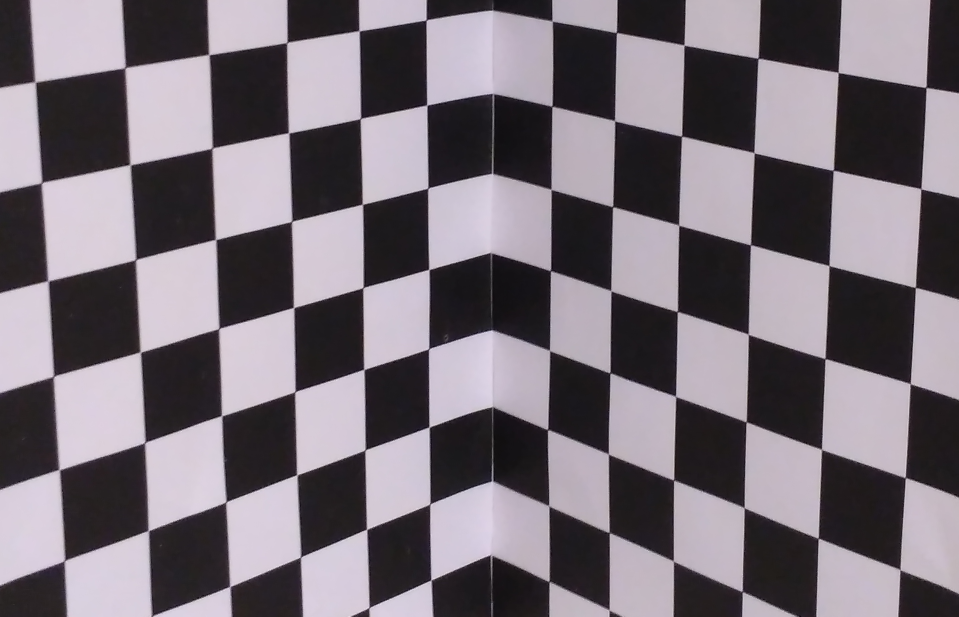
#> input picture Images/Fig1.png, 1918 x 1233 px, found by its file name (shown at 1/2 size)
$ jupyter execute --allow-errors 'Q1_3(UnDistortion code).ipynb'
#> lines starting #> are read from the running program, lines starting #| are printed output that depends on the picture; long printed decimals are rounded
[cell 1]
#Obtaining the undistorted image
import cv2
import numpy as np
import matplotlib.pyplot as plt

img = plt.imread('Fig1.png')
#> img is the input picture: shape (1233, 1918, 3) float32; mean R, G, B 0.47, 0.442, 0.471
gray = cv2.cvtColor(img,cv2.COLOR_BGR2GRAY)
pix=np.zeros((22,2),np.float32)
W=np.empty((22,3),np.float32)
K=np.array([[-4.02307643e+03, -6.51346316e+01, 960],
 [-0.00000000e+00, -3.99520617e+03,  616],
 [-0.00000000e+00, -0.00000000e+00,  1.00000000e+00]],np.float32)
temp_K = K.copy()
temp_K[ 0 , 1 ] = 0
temp_K[ 0 , 0 ] = abs(K[0,0])
temp_K[ 1 , 1 ] = abs(K[1,1])
objpoints=[]
imgpoints=[]
print(img.shape[1],img.shape[0])
#| 1918 1233
pix[:,0]=[852,853,855,857,857,858,859,861,249,260,271,280,290,296,1233,1228,1225,1221,1220,1216,1218,1217]
pix[:,1]=[40,210,377,539,698,854,1007,1160,136,330,519,704,885,1061,65,241,413,581,746,907,1065,1219]
W[:,0]=[0.028,0.028,0.028,0.028,0.028,0.028,0.028,0.028,0.14,0.14,0.14,0.14,0.14,0.14,0,0,0,0,0,0,0,0]
W[:,1]=[0,0.028,0.056,0.084,0.112,0.14,0.168,0.196,0,0.028,0.056,0.084,0.112,0.14,0,0.028,0.056,0.084,0.112,0.14,0.168,0.196]
W[:,2]=[0,0,0,0,0,0,0,0,0,0,0,0,0,0,0.056,0.056,0.056,0.056,0.056,0.056,0.056,0.056]
objpoints.append(W)
imgpoints.append(pix)

ret,mtx, dist, rvecs, tvecs = cv2.calibrateCamera(objpoints, imgpoints, (img.shape[1],img.shape[0]),temp_K,None,None,
                                                  flags = (cv2.CALIB_USE_INTRINSIC_GUESS))
#> ret = 1.07; rvecs = ([0.114, 2.33, 0.3],); tvecs = ([-0.0155, -0.0466, 0.624],)
rotation_mat = np.zeros(shape=(3, 3))
R = cv2.Rodrigues(rvecs[0], rotation_mat)[0]
P = np.column_stack((np.matmul(mtx,R),np.matmul(mtx,tvecs[0])))
P=P/P[2,3]
print('Projection Matrix before undistortion is:',P)
#| Projection Matrix before undistortion is: [[-5.45141951e+03  3.75017501e+02  3.16853323e+03  9.78394528e+02]
#|  [ 7.03172006e+02  5.96213700e+03  7.66674873e+02  2.04320010e+01]
#|  [-1.10980146e+00  4.00652028e-01 -1.08620212e+00  1.00000000e+00]]
print('Camera Calibration Matrix before undistortion is:',mtx)
#| Camera Calibration Matrix before undistortion is: [[3.78973555e+03 0.00000000e+00 1.07253490e+03]
#|  [0.00000000e+00 3.76172113e+03 3.01552153e+02]
#|  [0.00000000e+00 0.00000000e+00 1.00000000e+00]]
print('Rotation Matrix before undistortion is:',R)
#| Rotation Matrix before undistortion is: [[-0.7011  -0.008999  0.713]
#|  [ 0.172  0.9682  0.1814]
#|  [-0.692  0.2498 -0.6773]]

h,w = img.shape[: 2 ]
#> h = 1233; w = 1918
newcameramtx, roi = cv2.getOptimalNewCameraMatrix(mtx,dist,(w,h), 1 ,(w,h))
#> roi = (30, 12, 1872, 1192)
print( "The Radial Distortion Parameters are \n" ,dist)
#| The Radial Distortion Parameters are
#|  [[ 8.17420935e-01 -1.08688533e+01 -2.12979595e-02  2.60678736e-02
#|    6.70225013e+01]]
# undistort
img_undistorted = cv2.undistort(img, mtx, dist, None , newcameramtx)
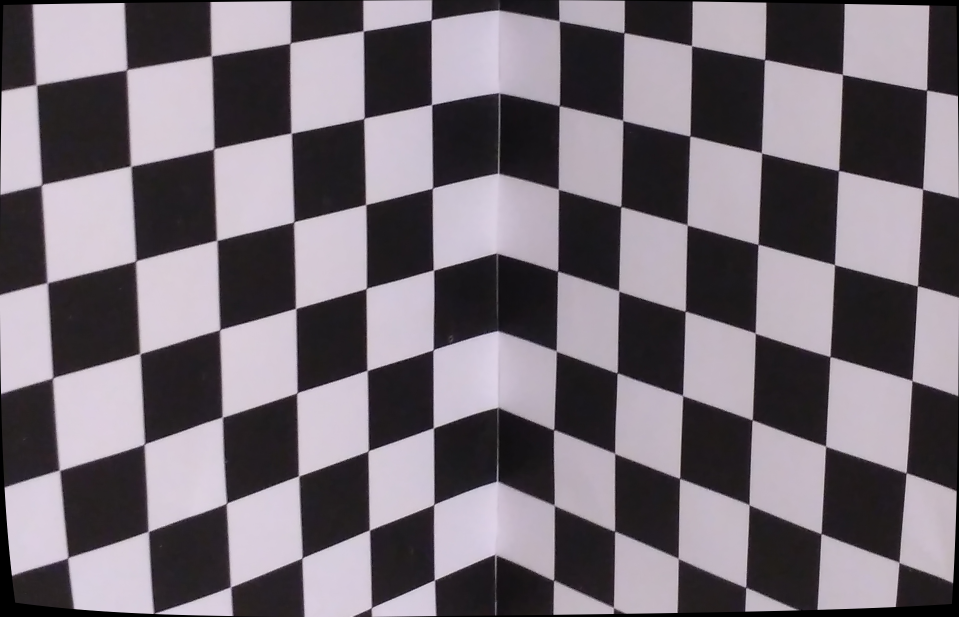
#> img_undistorted: shape (1233, 1918, 3) float32 (shown at 1/2 size); mean R, G, B 0.463, 0.435, 0.464
img_undist =img_undistorted*255
cv2.imwrite('./undist.jpg',img_undist)
plt.subplot( 121 )
plt.imshow(img)
plt.title( "Distorted Image" )

plt.subplot( 122 )
plt.imshow(img_undistorted)
plt.title( "Undistorted Image" )
plt.savefig('undistorted_im.jpg')
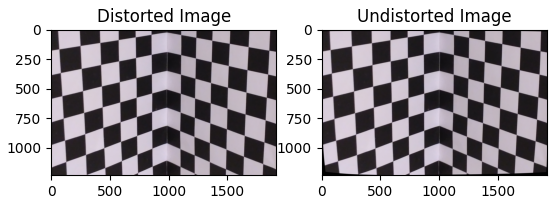
#> figure drawn by matplotlib, 2 panels
plt.show()
